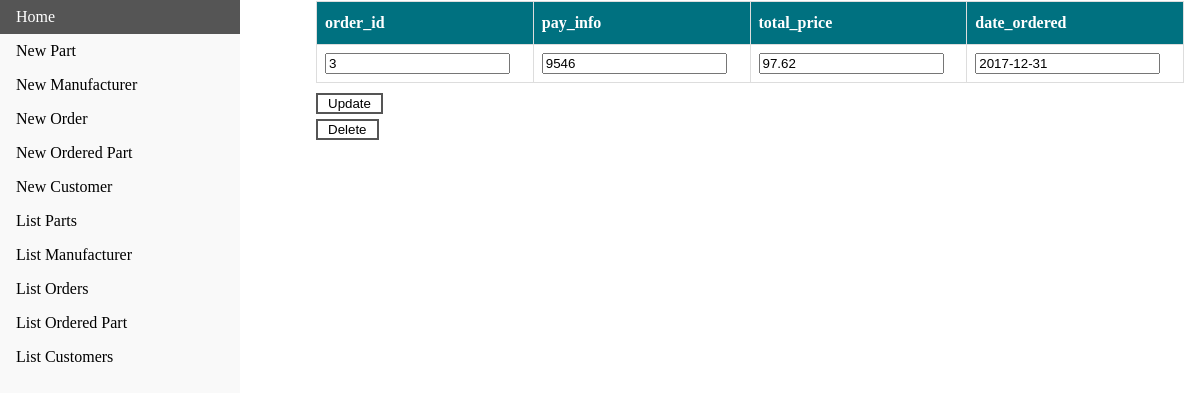
Page /display/order/3 on the committed database.
### tables this page shows
CREATE TABLE "order" (
order_id INTEGER NOT NULL PRIMARY KEY,
pay_info TEXT NOT NULL,
total_price REAL NOT NULL,
date_ordered TEXT NOT NULL );

### webpage.py (the view, shortened to what this page needs)
@app.route('/display/<itype>/<ident1>/<ident2>')
@app.route('/display/<itype>/<ident1>')
@app.route('/display')
def display(itype,ident1='Anon',ident2='Anon'):
    if itype == 'Anon':
        return render_template('index.html', msg="Enter a type to see a list")
    primk = {'part': 'part_id',
             'manufacturer': 'name',
             'customer': 'cust_id',
             'order': 'order_id'}
    con = sql.connect("test3.db")
    cur = con.cursor()
    cur.execute("SELECT * FROM '{}' WHERE {}=?".format(itype, primk[itype]), (ident1,))
    row = cur.fetchone()
    names = [description[0] for description in cur.description]
    tname = itype
    return render_template('display.html', row=row, names=names, tname=tname)

### templates/display.html (shortened to what this page needs)
<!doctype html>
<html>
  <head>
    <link rel="stylesheet" type="text/css" href="{{ url_for('static', filename='css/button.css') }}">
    <link rel="stylesheet" type="text/css" href="{{ url_for('static', filename='css/navbar.css') }}" />
    <link rel="stylesheet" type="text/css" href="{{ url_for('static', filename='css/table.css') }}" />
  </head>
  <body>
    <ul>
			<li><a href="/" >Home</a></li>
			<li><a href="/insert/part">New Part</a></li>
			<li><a href="/insert/man">New Manufacturer</a></li>
			<li><a href="/insert/order">New Order</a></li>
			<li><a href="/insert/op">New Ordered Part</a></li>
			<li><a href="/insert/cust">New Customer</a></li>
			<li><a href="/list/part">List Parts</a></li>
			<li><a href="/list/manufacturer">List Manufacturer</a></li>
			<li><a href="/list/order">List Orders</a></li>
			<li><a href="/list/ordered_part">List Ordered Part</a></li>
			<li><a href="/list/customer">List Customers</a></li>
		</ul>
    <div id="tb" style="margin-left:25%;padding:1px 16px;height:100%;">
      <form action="{{ url_for("modify", itype=tname) }}" method="post">
      <table>
        <thead>
          <tr>
            {% for col in names %}
            <th>{{ col }}</th>
            {% endfor %}
          </tr>
        </thead>
          <tr>
          {% for i in row %}
	    {% if names[loop.index0] not in ["name", "order_id", "part_id", "cust_id"] or (tname == "part" and names[loop.index0] == "name") %}
	    <td><input type=text value='{{ i }}' name={{ names[loop.index0] }}></td>
	    {% else %}
	    <td><input type=text value='{{ i }}' name={{ names[loop.index0] }} readonly></td>
	    {% endif %}
          {% endfor %}
          </tr>
      </table>
      <input class="button" style="margin-top: 10px" type=submit value="Update">
    </form>
    {% if tname != "ordered_part" %}
    <form action="{{ url_for('delete', itype=tname, ident=row[0]) }}" method="post">
	    <input class="button" type="submit" value="Delete" />
    </form>
    {% else %}
    <form action="{{ url_for('delete', itype=tname, ident=row[0], ident2=row[1]) }}" method="post">
	    <input class="button" type="submit" value="Delete" />
    </form>
    {% endif %}
  <body>
</html>

### static/css/button.css (style rules this page uses)
.button { background-color: white; color: black; border: 2px solid #555555; padding-left: 10px; padding-right: 10px; margin-top: 5px; }

### static/css/navbar.css (style rules this page uses)
body { margin: 0; }
ul { list-style-type: none; margin: 0; padding: 0; width: 20vw; background-color: #f1f1f175; position: fixed; height: 100%; overflow: auto; }
li a { display: block; color: #000; padding: 8px 16px; text-decoration: none; }

### static/css/table.css (style rules this page uses)
div { border-radius: 5px; background-color: #ffffffea; }
table { font-family: MuseoSans; border-collapse: collapse; width: 100%; }
tr { border-bottom: 1px solid #f2f2f2; }
th, td { border: 1px solid #ddd; padding: 8px; }
th { padding-top: 12px; padding-bottom: 12px; text-align: left; background-color: rgb(0, 113, 128); color: white; }

### rows in the picture
order: pay_info "9546", total_price "97.62", date_ordered "2017-12-31"

### other values in the picture
{{ col }} "order_id" "pay_info" "total_price" "date_ordered"
